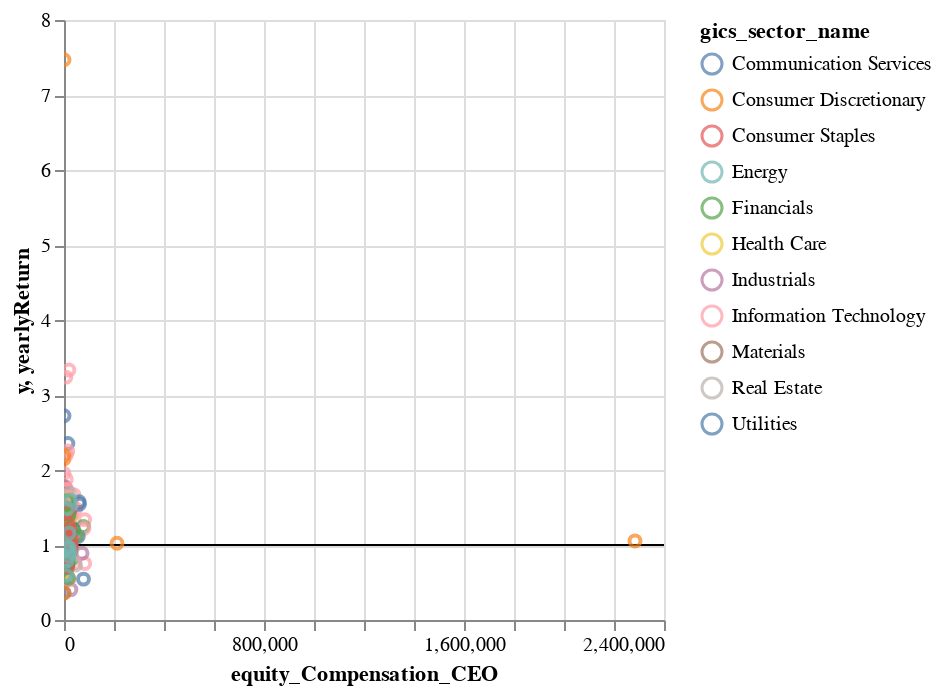

Notebook source saved alongside this figure:
### Markdown cell above
equity compensation compensationceo CEO

### Code cell
#reshaped add avg

# input_dropdown = alt.binding_select(options=list(Data["gics_sector_name"].unique()), name='GICS_sector ')
# selection = alt.selection_point(fields=['gics_sector_name'], bind=input_dropdown)
# color = alt.condition(
#      selection,
#      alt.Color('gics_sector_name'),
#      alt.value('lightgray')
#  )


#[df["symbol"]=="AMT"]
#[df["year"]==2020]

#df[df["gics_sector_name"]=="Materials"]
line = alt.Chart(pd.DataFrame({'y': [1]})).mark_rule().encode(y='y')
chart=alt.Chart(df).mark_point().encode(
    x='equity_Compensation_CEO',
    y='yearlyReturn',
    tooltip=["equity_Compensation_CEO","yearlyReturn","symbol","year"],
    color = "gics_sector_name"
).interactive()

#.add_params(selection)


line+chart

### Figure 1 — Vega-Lite specification as saved in the notebook (floating-point values rounded to 4 significant figures; data arrays with more than 128 entries replaced by an {"elided": "..."} marker saying what was removed)
{"config": {"view": {"continuousWidth": 300, "continuousHeight": 300}}, "layer": [{"data": {"name": "data-719260942a763224059a586657358545"}, "mark": {"type": "rule"}, "encoding": {"y": {"field": "y", "type": "quantitative"}}}, {"data": {"name": "data-4cb4ca086d3a9ac7ea0a17eff7da963f"}, "mark": {"type": "point"}, "encoding": {"color": {"field": "gics_sector_name", "type": "nominal"}, "tooltip": [{"field": "equity_Compensation_CEO", "type": "quantitative"}, {"field": "yearlyReturn", "type": "quantitative"}, {"field": "symbol", "type": "nominal"}, {"field": "year", "type": "quantitative"}], "x": {"field": "equity_Compensation_CEO", "type": "quantitative"}, "y": {"field": "yearlyReturn", "type": "quantitative"}}, "name": "view_2"}], "params": [{"name": "param_2", "select": {"type": "interval", "encodings": ["x", "y"]}, "bind": "scales", "views": ["view_2"]}], "$schema": "https://vega.github.io/schema/vega-lite/v5.20.1.json", "datasets": {"data-719260942a763224059a586657358545": [{"y": 1}], "data-4cb4ca086d3a9ac7ea0a17eff7da963f": {"elided": "310 records"}}}
